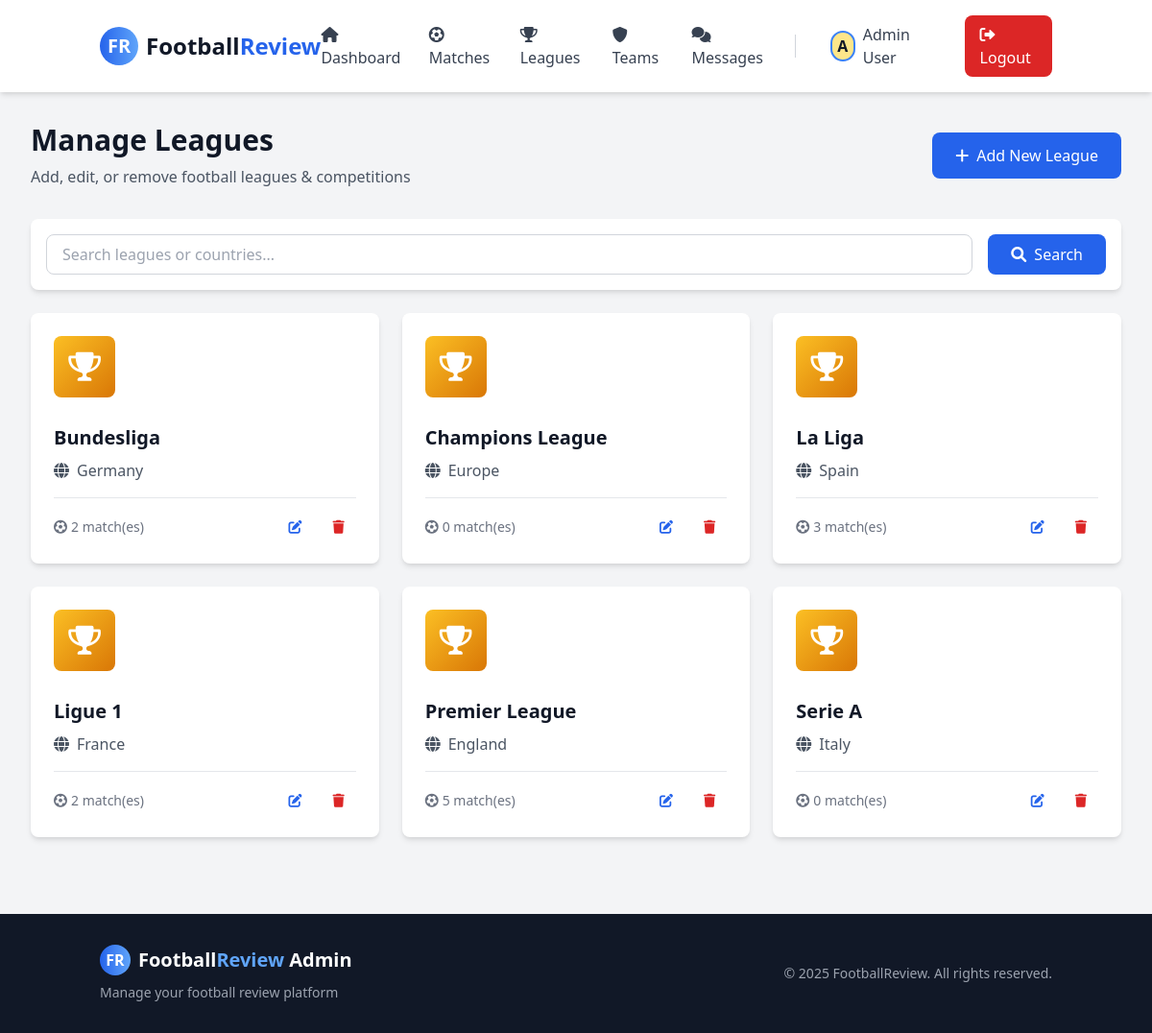
The page /admin/leagues.php (signed in) on the database its author committed.
### tables this page shows
CREATE TABLE competitions (
    id INT AUTO_INCREMENT PRIMARY KEY,
    name VARCHAR(100) NOT NULL,
    logo VARCHAR(255),
    country VARCHAR(50),
    created_at TIMESTAMP DEFAULT CURRENT_TIMESTAMP
);

### admin/leagues.php (the view, shortened to what this page needs)
<?php
$db = Database::getInstance()->getConnection();
$search = $_GET['search'] ?? '';
$page = isset($_GET['page']) ? (int)$_GET['page'] : 1;
$perPage = 15;
$offset = ($page - 1) * $perPage;
$whereClause = '';
$params = [];
$stmt = $db->prepare("SELECT * FROM competitions" . $whereClause . " ORDER BY name ASC LIMIT $perPage OFFSET $offset");
$stmt->execute($params);
$leagues = $stmt->fetchAll();
?>
<!DOCTYPE html>
<html lang="en">
<head>
    <link href="https://cdn.jsdelivr.net/npm/tailwindcss@2.2.19/dist/tailwind.min.css" rel="stylesheet">
    <link rel="stylesheet" href="https://cdnjs.cloudflare.com/ajax/libs/font-awesome/6.0.0-beta3/css/all.min.css">
</head>
<body class="bg-gray-100">
<?php include 'includes/header.php'; ?>
<div class="max-w-7xl mx-auto px-4 sm:px-6 lg:px-8 py-8">
    <div class="mb-8 flex justify-between items-center">
        <div>
            <h1 class="text-3xl font-bold text-gray-900">Manage Leagues</h1>
            <p class="mt-2 text-gray-600">Add, edit, or remove football leagues & competitions</p>
        </div>
        <button onclick="showAddModal()" class="px-6 py-3 bg-blue-600 text-white rounded-lg hover:bg-blue-700 transition-colors">
            <i class="fas fa-plus mr-2"></i>Add New League
        </button>
    </div>
    <div class="mb-6 bg-white rounded-lg shadow-md p-4">
        <form method="GET" class="flex gap-4">
            <div class="flex-1">
                <input type="text" name="search" value="<?= htmlspecialchars($search) ?>"
                       placeholder="Search leagues or countries..."
                       class="w-full px-4 py-2 border border-gray-300 rounded-lg focus:ring-2 focus:ring-blue-500 focus:border-transparent">
            </div>
            <button type="submit" class="px-6 py-2 bg-blue-600 text-white rounded-lg hover:bg-blue-700">
                <i class="fas fa-search mr-2"></i>Search
            </button>
        </form>
    </div>
    <div class="grid grid-cols-1 md:grid-cols-2 lg:grid-cols-3 gap-6">
        <?php if (empty($leagues)): ?>
            <div class="col-span-full bg-white rounded-lg shadow-md p-8 text-center">
                <i class="fas fa-trophy text-6xl text-gray-300 mb-4"></i>
                <p class="text-gray-500 mb-4">No leagues found.</p>
                <button onclick="showAddModal()" class="px-6 py-2 bg-blue-600 text-white rounded-lg hover:bg-blue-700">
                    <i class="fas fa-plus mr-2"></i>Add Your First League
                </button>
            </div>
        <?php else: ?>
            <?php foreach ($leagues as $league): ?>
                <?php
                $stmt = $db->prepare("SELECT COUNT(*) FROM matches WHERE competition_id = ?");
                $stmt->execute([$league['id']]);
                $matchCount = $stmt->fetchColumn();
                ?>
                <div class="bg-white rounded-lg shadow-md overflow-hidden hover:shadow-lg transition-shadow">
                    <div class="p-6">
                        <div class="flex items-start justify-between mb-4">
                            <div class="flex-1">
                                <?php if ($league['logo']): ?>
                                    <img src="<?= htmlspecialchars(get_logo_url($league['logo'])) ?>"
                                         alt="<?= htmlspecialchars($league['name']) ?>"
                                         class="h-16 w-16 object-contain mb-3">
                                <?php else: ?>
                                    <div class="h-16 w-16 bg-gradient-to-br from-yellow-400 to-yellow-600 rounded-lg flex items-center justify-center mb-3">
                                        <i class="fas fa-trophy text-3xl text-white"></i>
                                    </div>
                                <?php endif; ?>
                            </div>
                        </div>
                        <h3 class="text-xl font-semibold text-gray-900 mb-2"><?= htmlspecialchars($league['name']) ?></h3>
                        <p class="text-gray-600 mb-4">
                            <i class="fas fa-globe mr-2"></i><?= htmlspecialchars($league['country']) ?>
                        </p>
                        <div class="flex items-center justify-between pt-4 border-t border-gray-200">
                            <span class="text-sm text-gray-500">
                                <i class="fas fa-futbol mr-1"></i><?= $matchCount ?> match(es)
                            </span>
                            <div class="flex gap-2">
                                <button onclick='editLeague(<?= json_encode($league) ?>)'
                                        class="px-3 py-1 text-sm text-blue-600 hover:bg-blue-50 rounded">
                                    <i class="fas fa-edit"></i>
                                </button>
                                <button onclick="confirmDelete(<?= $league['id'] ?>, '<?= htmlspecialchars($league['name'], ENT_QUOTES) ?>', <?= $matchCount ?>)"
                                        class="px-3 py-1 text-sm text-red-600 hover:bg-red-50 rounded">
                                    <i class="fas fa-trash"></i>
                                </button>
                            </div>
                        </div>
                    </div>
                </div>
            <?php endforeach; ?>
        <?php endif; ?>
    </div>
</div>
<?php include 'includes/footer.php'; ?>
</body>
</html>

### rows shown on the page
competitions: name "Bundesliga", country "Germany", matchCount "2"
competitions: name "Champions League", country "Europe", matchCount "0"
competitions: name "La Liga", country "Spain", matchCount "3"
competitions: name "Ligue 1", country "France", matchCount "2"
competitions: name "Premier League", country "England", matchCount "5"
competitions: name "Serie A", country "Italy", matchCount "0"

### other values the page prints
$_SESSION['display_name'] "Admin User"
